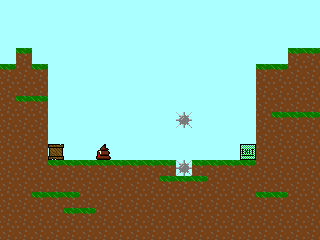

This game map was drawn from its Tiled (.tmx) file and the tilesets committed beside it. A one-line description and the full map source follow:
An orthogonal 20x15 tile map with 16x16 px tiles, 1 tile layer (Tile Layer 1).

<map version="1.2" tiledversion="1.2.5" orientation="orthogonal" renderorder="right-down" width="20" height="15" tilewidth="16" tileheight="16" infinite="0" backgroundcolor="#aaffff" nextlayerid="3" nextobjectid="1">
 <tileset firstgid="1" source="tiles.tsx" />
 <layer id="2" name="Tile Layer 1" width="20" height="15">
  <data encoding="csv">
1,1,1,1,1,1,1,1,1,1,1,1,1,1,1,1,1,1,1,1,
1,1,1,1,1,1,1,1,1,1,1,1,1,1,1,1,1,1,1,1,
1,1,1,1,1,1,1,1,1,1,1,1,1,1,1,1,1,1,1,1,
1,2,1,1,1,1,1,1,1,1,1,1,1,1,1,1,1,1,2,2,
2,18,2,1,1,1,1,1,1,1,1,1,1,1,1,1,2,2,18,18,
18,18,18,1,1,1,1,1,1,1,1,1,1,1,1,1,18,18,18,18,
18,2,2,1,1,1,1,1,1,1,1,1,1,1,1,1,18,18,18,18,
18,18,18,1,1,1,1,1,1,1,1,3,1,1,1,1,18,2,2,2,
18,18,18,1,1,1,1,1,1,1,1,1,1,1,1,1,18,18,18,18,
18,18,18,4,1,1,5,1,1,1,1,1,1,1,1,7,18,18,18,18,
18,18,18,2,2,2,2,2,2,2,2,3,2,2,2,2,18,18,18,18,
18,18,18,18,18,18,18,18,18,18,2,2,2,18,18,18,18,18,18,18,
18,18,2,2,2,18,18,18,18,18,18,18,18,18,18,18,2,2,18,18,
18,18,18,18,2,2,18,18,18,18,18,18,18,18,18,18,18,18,18,18,
18,18,18,18,18,18,18,18,18,18,18,18,18,18,18,18,18,18,18,18
</data>
 </layer>
</map>
